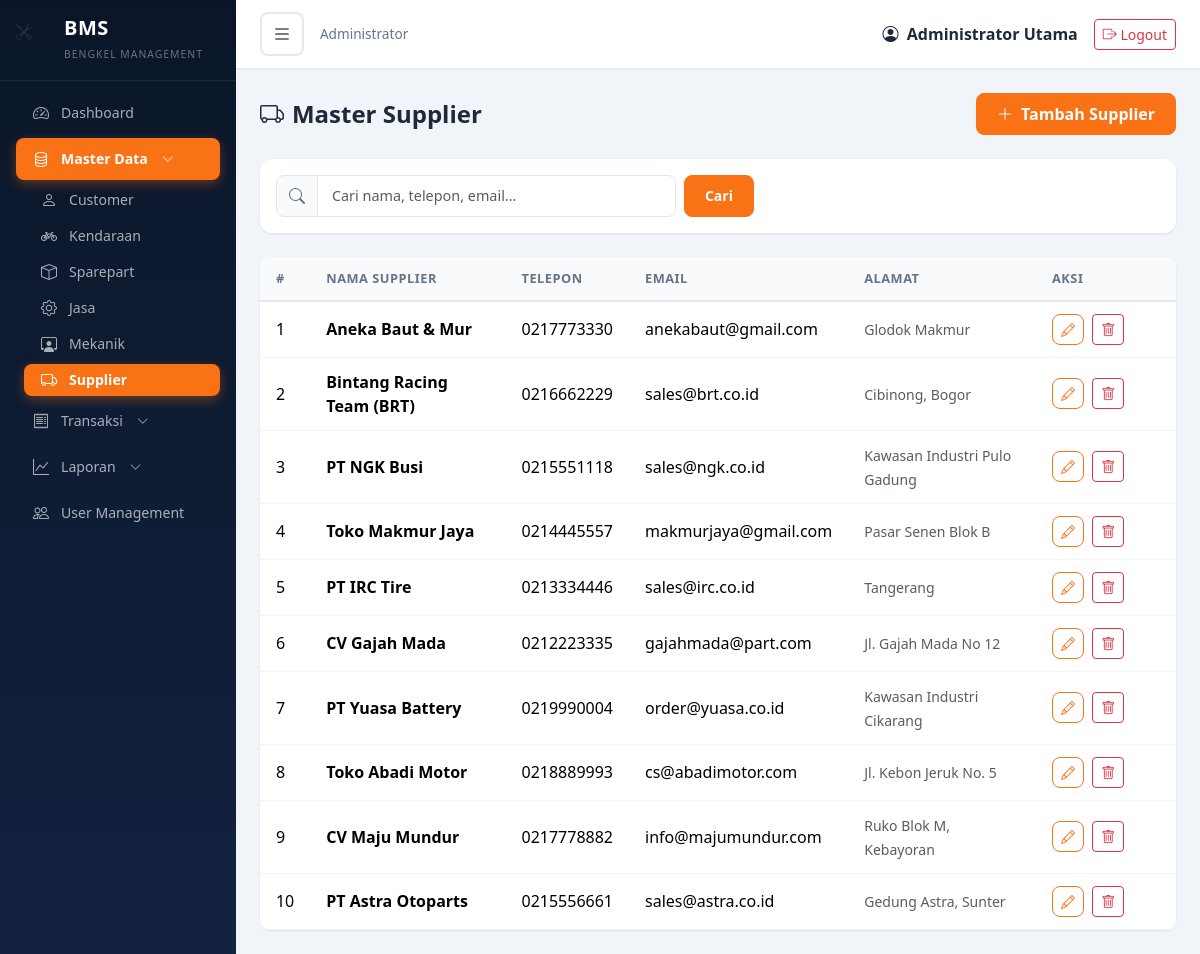
/master/supplier.php (signed in), run on the app's committed database.
### tables this page shows
CREATE TABLE `supplier` (
  `supplier_id` int NOT NULL,
  `nama` varchar(100) NOT NULL,
  `alamat` text,
  `telepon` varchar(20) DEFAULT NULL,
  `email` varchar(100) DEFAULT NULL
);

### master/supplier.php (the view, shortened to what this page needs)
<?php
require_once __DIR__ . '/../includes/header.php';
$search = isset($_GET['search']) ? sanitize($conn, $_GET['search']) : '';
$page   = isset($_GET['page']) ? max(1, (int)$_GET['page']) : 1;
$limit  = 10;
$offset = ($page - 1) * $limit;
$where = '';
$query  = "SELECT * FROM supplier $where ORDER BY supplier_id DESC LIMIT $limit OFFSET $offset";
$result = mysqli_query($conn, $query);
?>
<div class="page-header">
    <h4><i class="bi bi-truck me-2"></i>Master Supplier</h4>
    <button class="btn btn-primary" onclick="openAddModal()">
        <i class="bi bi-plus-lg me-1"></i> Tambah Supplier
    </button>
</div>
<div class="card mb-4">
    <div class="card-body py-3">
        <form method="GET" class="d-flex gap-2">
            <div class="input-group" style="max-width:400px;">
                <span class="input-group-text"><i class="bi bi-search"></i></span>
                <input type="text" class="form-control" name="search" placeholder="Cari nama, telepon, email..." value="<?php echo htmlspecialchars($search); ?>">
            </div>
            <button type="submit" class="btn btn-primary btn-sm">Cari</button>
        </form>
    </div>
</div>
<div class="card">
    <div class="card-body p-0">
        <div class="table-responsive">
            <table class="table table-hover mb-0">
                <thead>
                    <tr>
                        <th width="50">#</th>
                        <th>Nama Supplier</th>
                        <th>Telepon</th>
                        <th>Email</th>
                        <th>Alamat</th>
                        <th width="140">Aksi</th>
                    </tr>
                </thead>
                <tbody>
                    <?php if (mysqli_num_rows($result) > 0): ?>
                        <?php $no = $offset + 1; while ($row = mysqli_fetch_assoc($result)): ?>
                        <tr>
                            <td><?php echo $no++; ?></td>
                            <td class="fw-semibold"><?php echo htmlspecialchars($row['nama']); ?></td>
                            <td><?php echo htmlspecialchars($row['telepon']); ?></td>
                            <td><?php echo htmlspecialchars($row['email']); ?></td>
                            <td><small class="text-muted"><?php echo htmlspecialchars($row['alamat']); ?></small></td>
                            <td>
                                <button class="btn btn-sm btn-outline-primary me-1" onclick="openEditModal(<?php echo $row['supplier_id']; ?>)">
                                    <i class="bi bi-pencil"></i>
                                </button>
                                <button class="btn btn-sm btn-outline-danger" onclick="deleteSupplier(<?php echo $row['supplier_id']; ?>, '<?php echo htmlspecialchars($row['nama']); ?>')">
                                    <i class="bi bi-trash"></i>
                                </button>
                            </td>
                        </tr>
                        <?php endwhile; ?>
                    <?php endif; ?>
                </tbody>
            </table>
        </div>
    </div>
</div>
<?php require_once __DIR__ . '/../includes/footer.php'; ?>

### assets/css/style.css (style rules this page uses)
:root { --primary: #ffffff; --secondary: #0a1628; --secondary-light: #132240; --accent: #f97316; --accent-hover: #ea580c; --bg-body: #f1f5f9; --text-dark: #1e293b; --text-muted: #64748b; --sidebar-width: 260px; }
body { background: var(--bg-body); font-family: 'Segoe UI', system-ui, -apple-system, sans-serif; color: var(--text-dark); }
.card { border: none; border-radius: 12px; box-shadow: 0 1px 3px rgba(0,0,0,0.06), 0 1px 2px rgba(0,0,0,0.04); transition: box-shadow 0.2s ease; }
.table { border-radius: 10px; overflow: hidden; }
.table th { background: #f8fafc; font-weight: 700; font-size: 0.8rem; text-transform: uppercase; letter-spacing: 0.5px; color: var(--text-muted); border-bottom: 2px solid #e2e8f0; padding: 12px 16px; }
.table td { padding: 12px 16px; vertical-align: middle; border-bottom: 1px solid #f1f5f9; }
.btn-primary { background: var(--accent); border-color: var(--accent); font-weight: 600; border-radius: 8px; padding: 8px 20px; transition: all 0.2s; }
.btn-outline-primary { color: var(--accent); border-color: var(--accent); border-radius: 8px; font-weight: 600; }
.form-control, .form-select { border-radius: 8px; border: 1.5px solid #e2e8f0; padding: 9px 14px; font-size: 0.9rem; transition: border-color 0.2s, box-shadow 0.2s; }
.input-group-text { background: #f8fafc; border: 1.5px solid #e2e8f0; border-radius: 8px 0 0 8px; color: var(--text-muted); }
.page-header { display: flex; justify-content: space-between; align-items: center; margin-bottom: 24px; }
.page-header h4 { font-weight: 700; color: var(--text-dark); margin: 0; }

### data on the page
supplier: nama "Aneka Baut & Mur", telepon "0217773330", email "anekabaut@gmail.com", alamat "Glodok Makmur"
supplier: nama "Bintang Racing Team (BRT)", telepon "0216662229", email "sales@brt.co.id", alamat "Cibinong, Bogor"
supplier: nama "PT NGK Busi", telepon "0215551118", email "sales@ngk.co.id", alamat "Kawasan Industri Pulo Gadung"
supplier: nama "Toko Makmur Jaya", telepon "0214445557", email "makmurjaya@gmail.com", alamat "Pasar Senen Blok B"
supplier: nama "PT IRC Tire", telepon "0213334446", email "sales@irc.co.id", alamat "Tangerang"
supplier: nama "CV Gajah Mada", telepon "0212223335", email "gajahmada@part.com", alamat "Jl. Gajah Mada No 12"
supplier: nama "PT Yuasa Battery", telepon "0219990004", email "order@yuasa.co.id", alamat "Kawasan Industri Cikarang"
supplier: nama "Toko Abadi Motor", telepon "0218889993", email "cs@abadimotor.com", alamat "Jl. Kebon Jeruk No. 5"
supplier: nama "CV Maju Mundur", telepon "0217778882", email "info@majumundur.com", alamat "Ruko Blok M, Kebayoran"
supplier: nama "PT Astra Otoparts", telepon "0215556661", email "sales@astra.co.id", alamat "Gedung Astra, Sunter"

### other printed values
getRoleName($_SESSION['role']) "Administrator"
$_SESSION['nama_lengkap'] "Administrator Utama"
